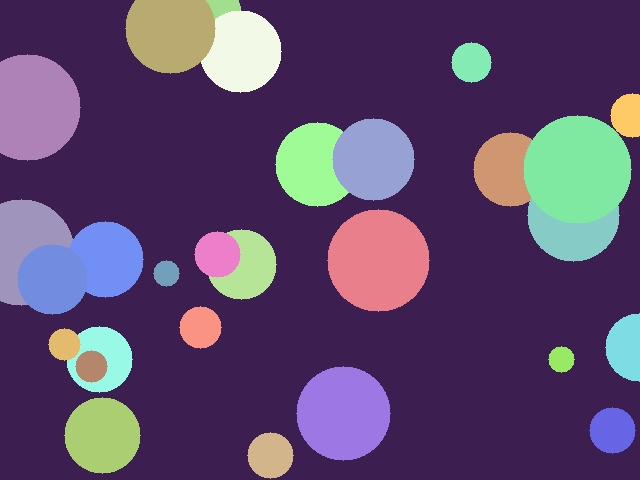
#> input picture Modul01 - Pendahuluan Komputer Vision/praktikum/image/abstrak.jpg, 640 x 480 px; its folder holds only this picture in this run
$ python 15_image_retrieval.py
#> lines starting #> are read from the running program, lines starting #| are printed output that depends on the picture
"""
==========================================================================
PERCOBAAN 15: IMAGE RETRIEVAL MENGGUNAKAN FEATURE MATCHING
==========================================================================
Program ini membangun sistem image retrieval sederhana menggunakan
feature matching. Sistem ini membuat "database" dari semua gambar di
folder IMAGE_DIR, mengekstrak fitur ORB dari setiap gambar, kemudian
untuk sebuah query image, mencocokkan fitur dengan seluruh database
dan meranking gambar berdasarkan skor kemiripan.

Konsep yang dipelajari:
- Content-Based Image Retrieval (CBIR) menggunakan fitur lokal
- Membangun database fitur dari kumpulan gambar
- Feature extraction menggunakan ORB untuk kecepatan
- Brute-Force matching untuk mencocokkan fitur antar gambar
- Scoring: menghitung skor kemiripan berdasarkan jumlah good matches
- Ranking gambar berdasarkan skor kemiripan tertinggi
- Retrieval evaluation: apakah gambar relevan ditemukan?

Fungsi utama yang dipelajari:
- cv2.ORB_create()        : Membuat detektor dan deskriptor ORB
- cv2.BFMatcher()         : Brute-Force matcher dengan Hamming distance
- detectAndCompute()      : Mendeteksi keypoint dan menghitung deskriptor
- matcher.knnMatch()      : K-Nearest Neighbor matching
- sorted()                : Mengurutkan hasil berdasarkan skor

Hasil: Visualisasi top-5 gambar paling mirip untuk setiap query
==========================================================================
"""

# Mengimpor library OpenCV untuk pemrosesan gambar dan fitur
import cv2

# Mengimpor NumPy untuk operasi array dan matriks numerik
import numpy as np

# Mengimpor os untuk operasi path file dan folder
import os

# Mengimpor matplotlib untuk menyimpan visualisasi hasil
import matplotlib.pyplot as plt

# Mengimpor time untuk mengukur waktu pemrosesan
import time

# Mengimpor glob untuk mencari file dengan pola tertentu
import glob

# Mendapatkan direktori tempat script ini berada
SCRIPT_DIR = os.path.dirname(os.path.abspath(__file__))

# Mendefinisikan path folder gambar input
IMAGE_DIR = os.path.join(SCRIPT_DIR, "image")

# Mendefinisikan path folder output untuk menyimpan hasil
OUTPUT_DIR = os.path.join(SCRIPT_DIR, "output")

# Membuat folder output jika belum ada
os.makedirs(OUTPUT_DIR, exist_ok=True)

# Menampilkan judul percobaan
print("=" * 60)
print("PERCOBAAN 15: IMAGE RETRIEVAL MENGGUNAKAN FEATURE MATCHING")
print("=" * 60)

# ============================================================
# 1. Membangun Database Gambar
# ============================================================

# Menampilkan header bagian
print("\n--- 1. Membangun Database Gambar ---")

# Mencari semua file gambar jpg di folder IMAGE_DIR
daftar_file = glob.glob(os.path.join(IMAGE_DIR, "*.jpg"))

# Memeriksa apakah ada gambar yang ditemukan
if len(daftar_file) == 0:
    print("[ERROR] Tidak ada gambar ditemukan! Jalankan download_image.py terlebih dahulu.")
    exit()

# Menampilkan jumlah gambar yang ditemukan
print(f"[INFO] Ditemukan {len(daftar_file)} gambar di database")

# Menyiapkan list untuk menyimpan data database
database = []

# Membuat detektor ORB dengan jumlah fitur maksimum 1000
orb = cv2.ORB_create(nfeatures=1000)

# Membuat matcher Brute-Force dengan Hamming distance
bf = cv2.BFMatcher(cv2.NORM_HAMMING, crossCheck=False)

# Menampilkan proses ekstraksi fitur
print("[INFO] Mengekstrak fitur ORB dari setiap gambar...")

# Melakukan iterasi untuk setiap file gambar
for filepath in daftar_file:
    # Membaca gambar dari file
    img = cv2.imread(filepath)
#> img is the input picture: shape (480, 640, 3); mean B, G, R 109.1, 74.4, 93.5

    # Melewatkan file yang gagal dibaca
    if img is None:
        continue

    # Mengkonversi gambar ke grayscale
    gray = cv2.cvtColor(img, cv2.COLOR_BGR2GRAY)
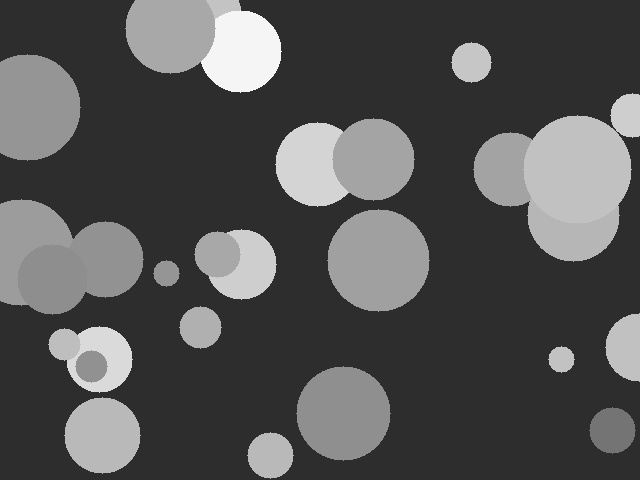
#> gray: shape (480, 640); min 37, max 252, mean 84.3

    # Mendeteksi keypoint dan menghitung deskriptor ORB
    kp, des = orb.detectAndCompute(gray, None)
#> kp = 936 keypoints; strongest (x, y, size): (199, 63, 31), (65, 361, 37.2), (199, 64, 37.2), (201, 64, 31)

    # Melewatkan gambar yang tidak memiliki deskriptor
    if des is None:
        continue

    # Mendapatkan nama file saja tanpa path
    nama_file = os.path.basename(filepath)

    # Menyimpan data gambar ke database
    database.append({
        'nama': nama_file,
        'path': filepath,
        'gambar': img,
        'keypoints': kp,
        'deskriptor': des,
        'jumlah_kp': len(kp)
    })

    # Menampilkan informasi gambar yang telah diproses
    print(f"  [OK] {nama_file}: {len(kp)} keypoints, deskriptor shape={des.shape}")
#|   [OK] abstrak.jpg: 936 keypoints, deskriptor shape=(936, 32)

# Menampilkan total gambar dalam database
print(f"\n[INFO] Total gambar dalam database: {len(database)}")
#| [INFO] Total gambar dalam database: 1

# ============================================================
# 2. Fungsi Retrieval: Mencocokkan Query dengan Database
# ============================================================

# Menampilkan header bagian
print("\n--- 2. Fungsi Image Retrieval ---")


# Mendefinisikan fungsi untuk melakukan image retrieval
def image_retrieval(query_des, database, bf_matcher, rasio_threshold=0.75):
    """
    Mencocokkan deskriptor query dengan seluruh database.
    Mengembalikan list skor kemiripan yang sudah diurutkan.
    """
    # Menyiapkan list untuk menyimpan hasil skor
    hasil_skor = []

    # Melakukan iterasi untuk setiap entri di database
    for i, entry in enumerate(database):
        # Mendapatkan deskriptor dari entri database
        des_db = entry['deskriptor']

        # Memastikan deskriptor query dan database valid
        if query_des is None or des_db is None:
            continue

        # Melakukan KNN matching dengan k=2
        try:
            matches = bf_matcher.knnMatch(query_des, des_db, k=2)
        except cv2.error:
            continue

        # Menerapkan ratio test Lowe untuk menyaring good matches
        good_matches = []
        for m_pair in matches:
            # Memastikan ada 2 tetangga terdekat
            if len(m_pair) == 2:
                m, n = m_pair
                # Memeriksa apakah match terbaik jauh lebih baik dari kedua
                if m.distance < rasio_threshold * n.distance:
                    good_matches.append(m)

        # Menghitung skor kemiripan (jumlah good matches dinormalisasi)
        skor = len(good_matches)

        # Menghitung rasio good matches terhadap total matches
        rasio = skor / max(len(matches), 1)

        # Menyimpan hasil skor untuk entri ini
        hasil_skor.append({
            'index': i,
            'nama': entry['nama'],
            'skor': skor,
            'rasio': rasio,
            'good_matches': good_matches
        })

    # Mengurutkan hasil berdasarkan skor (tertinggi dulu)
    hasil_skor.sort(key=lambda x: x['skor'], reverse=True)

    # Mengembalikan hasil yang sudah diurutkan
    return hasil_skor


# Menampilkan informasi fungsi retrieval selesai didefinisikan
print("[INFO] Fungsi image_retrieval() siap digunakan")

# ============================================================
# 3. Query 1: Mencari Gambar Mirip dengan scene_left.jpg
# ============================================================

# Menampilkan header bagian
print("\n--- 3. Query 1: scene_left.jpg ---")

# Menentukan nama file query pertama
query1_nama = "scene_left.jpg"

# Mencari entri query dalam database
query1_entry = None
for entry in database:
    if entry['nama'] == query1_nama:
        query1_entry = entry
        break
#> this loop made 1 pass

# Memeriksa apakah query ditemukan
if query1_entry is None:
    print(f"[WARNING] {query1_nama} tidak ditemukan di database, menggunakan gambar pertama")
    query1_entry = database[0]
#> query1_entry = 6 items

# Menampilkan informasi query
print(f"[INFO] Query: {query1_entry['nama']} ({query1_entry['jumlah_kp']} keypoints)")
#| [INFO] Query: abstrak.jpg (936 keypoints)

# Mengukur waktu mulai retrieval
waktu_mulai_q1 = time.time()

# Melakukan image retrieval untuk query 1
hasil_q1 = image_retrieval(query1_entry['deskriptor'], database, bf)
#> the loop in image_retrieval, `for i, entry in enumerate(database):` made 1 pass
#> (matches, skor, rasio) on pass 1: (936 matches, 870, 0.929)
#> after the loop in image_retrieval, `for i, entry in enumerate(database):`: hasil_skor = 1 item
#> hasil_q1 = 1 item

# Mengukur waktu selesai retrieval
waktu_q1 = time.time() - waktu_mulai_q1

# Menampilkan waktu retrieval
print(f"[INFO] Waktu retrieval: {waktu_q1:.3f} detik")

# Menampilkan top-5 hasil
print(f"\nTop-5 gambar paling mirip dengan {query1_entry['nama']}:")
#| Top-5 gambar paling mirip dengan abstrak.jpg:
for i, h in enumerate(hasil_q1[:5]):
    print(f"  {i+1}. {h['nama']}: skor={h['skor']}, rasio={h['rasio']:.3f}")

# Membuat visualisasi hasil query 1
fig, axes = plt.subplots(2, 3, figsize=(18, 10))

# Menampilkan gambar query di posisi pertama
axes[0, 0].imshow(cv2.cvtColor(query1_entry['gambar'], cv2.COLOR_BGR2RGB))
axes[0, 0].set_title(f"QUERY: {query1_entry['nama']}", fontsize=12, fontweight='bold')
axes[0, 0].axis('off')

# Menampilkan top-5 hasil retrieval
for i, h in enumerate(hasil_q1[:5]):
    # Menentukan posisi subplot (baris, kolom)
    row = (i + 1) // 3
    col = (i + 1) % 3

    # Mendapatkan gambar dari database
    img_hasil = database[h['index']]['gambar']

    # Menampilkan gambar hasil
    axes[row, col].imshow(cv2.cvtColor(img_hasil, cv2.COLOR_BGR2RGB))
    axes[row, col].set_title(f"#{i+1}: {h['nama']}\nSkor={h['skor']}, Rasio={h['rasio']:.3f}", fontsize=10)
    axes[row, col].axis('off')
#> this loop made 1 pass
#> (row, col) on pass 1: (0, 1)

# Menambahkan judul utama
fig.suptitle(f"Image Retrieval - Query: {query1_entry['nama']} (waktu: {waktu_q1:.3f}s)",
             fontsize=14, fontweight='bold')

# Mengatur layout agar rapi
plt.tight_layout()

# Menyimpan hasil visualisasi query 1
output_path_q1 = os.path.join(OUTPUT_DIR, "15_retrieval_query1.png")
plt.savefig(output_path_q1, dpi=150, bbox_inches='tight')
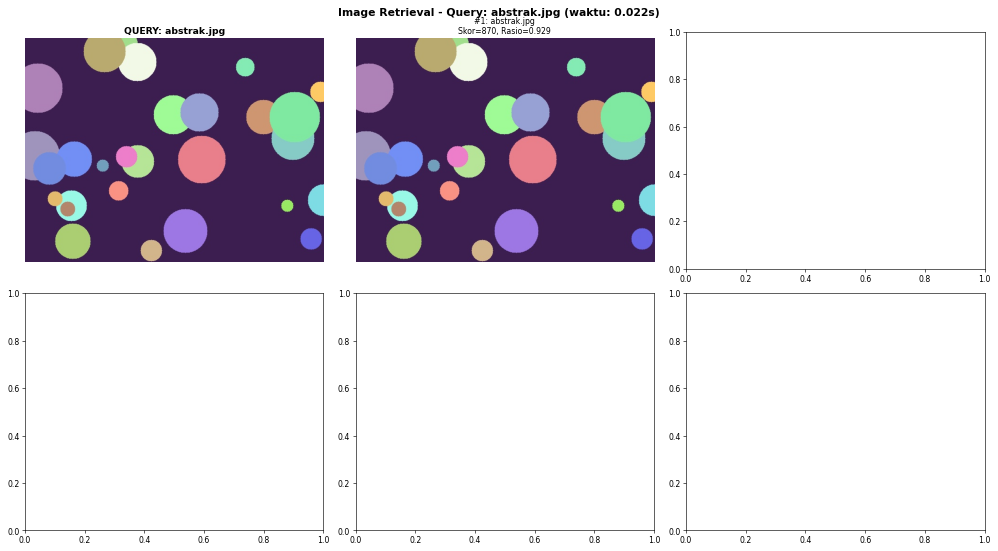
#> figure drawn by matplotlib, 2 panels
plt.close()

# Menampilkan konfirmasi penyimpanan
print(f"[SAVED] {output_path_q1}")

# ============================================================
# 4. Query 2: Mencari Gambar Mirip dengan objek_buku.jpg
# ============================================================

# Menampilkan header bagian
print("\n--- 4. Query 2: objek_buku.jpg ---")

# Menentukan nama file query kedua
query2_nama = "objek_buku.jpg"

# Mencari entri query dalam database
query2_entry = None
for entry in database:
    if entry['nama'] == query2_nama:
        query2_entry = entry
        break

# Memeriksa apakah query ditemukan
if query2_entry is None:
    print(f"[WARNING] {query2_nama} tidak ditemukan, menggunakan gambar kedua")
    query2_entry = database[1] if len(database) > 1 else database[0]
#> query2_entry = 6 items

# Menampilkan informasi query
print(f"[INFO] Query: {query2_entry['nama']} ({query2_entry['jumlah_kp']} keypoints)")
#| [INFO] Query: abstrak.jpg (936 keypoints)

# Mengukur waktu mulai retrieval
waktu_mulai_q2 = time.time()

# Melakukan image retrieval untuk query 2
hasil_q2 = image_retrieval(query2_entry['deskriptor'], database, bf)
#> the loop in image_retrieval (call 2), `for i, entry in enumerate(database):` made 1 pass
#> hasil_q2 = 1 item

# Mengukur waktu selesai retrieval
waktu_q2 = time.time() - waktu_mulai_q2

# Menampilkan waktu retrieval
print(f"[INFO] Waktu retrieval: {waktu_q2:.3f} detik")

# Menampilkan top-5 hasil
print(f"\nTop-5 gambar paling mirip dengan {query2_entry['nama']}:")
#| Top-5 gambar paling mirip dengan abstrak.jpg:
for i, h in enumerate(hasil_q2[:5]):
    print(f"  {i+1}. {h['nama']}: skor={h['skor']}, rasio={h['rasio']:.3f}")

# Membuat visualisasi hasil query 2
fig, axes = plt.subplots(2, 3, figsize=(18, 10))

# Menampilkan gambar query di posisi pertama
axes[0, 0].imshow(cv2.cvtColor(query2_entry['gambar'], cv2.COLOR_BGR2RGB))
axes[0, 0].set_title(f"QUERY: {query2_entry['nama']}", fontsize=12, fontweight='bold')
axes[0, 0].axis('off')

# Menampilkan top-5 hasil retrieval
for i, h in enumerate(hasil_q2[:5]):
    # Menentukan posisi subplot
    row = (i + 1) // 3
    col = (i + 1) % 3

    # Mendapatkan gambar dari database
    img_hasil = database[h['index']]['gambar']

    # Menampilkan gambar hasil
    axes[row, col].imshow(cv2.cvtColor(img_hasil, cv2.COLOR_BGR2RGB))
    axes[row, col].set_title(f"#{i+1}: {h['nama']}\nSkor={h['skor']}, Rasio={h['rasio']:.3f}", fontsize=10)
    axes[row, col].axis('off')

# Menambahkan judul utama
fig.suptitle(f"Image Retrieval - Query: {query2_entry['nama']} (waktu: {waktu_q2:.3f}s)",
             fontsize=14, fontweight='bold')

# Mengatur layout agar rapi
plt.tight_layout()

# Menyimpan hasil visualisasi query 2
output_path_q2 = os.path.join(OUTPUT_DIR, "15_retrieval_query2.png")
plt.savefig(output_path_q2, dpi=150, bbox_inches='tight')
plt.close()

# Menampilkan konfirmasi penyimpanan
print(f"[SAVED] {output_path_q2}")

# ============================================================
# 5. Ranking Keseluruhan: Perbandingan Skor Semua Gambar
# ============================================================

# Menampilkan header bagian
print("\n--- 5. Ranking Keseluruhan ---")

# Menyiapkan data untuk visualisasi ranking
query_names = [query1_entry['nama'], query2_entry['nama']]
#> query_names = ['abstrak.jpg', 'abstrak.jpg']
semua_hasil = [hasil_q1, hasil_q2]

# Membuat figure untuk ranking chart
fig, axes = plt.subplots(1, 2, figsize=(18, 8))

# Melakukan iterasi untuk setiap query
for idx, (q_name, hasil) in enumerate(zip(query_names, semua_hasil)):
    # Mengambil top-10 hasil (atau semua jika kurang dari 10)
    top_n = hasil[:min(10, len(hasil))]

    # Mengekstrak nama-nama gambar untuk sumbu x
    nama_list = [h['nama'][:15] for h in top_n]

    # Mengekstrak skor untuk sumbu y
    skor_list = [h['skor'] for h in top_n]

    # Membuat warna berdasarkan ranking (hijau untuk terbaik, merah untuk terburuk)
    warna = plt.cm.RdYlGn_r(np.linspace(0.2, 0.8, len(skor_list)))

    # Membuat bar chart horizontal
    bars = axes[idx].barh(range(len(nama_list)), skor_list, color=warna)

    # Mengatur label sumbu y dengan nama gambar
    axes[idx].set_yticks(range(len(nama_list)))
    axes[idx].set_yticklabels(nama_list, fontsize=9)

    # Menambahkan label skor di ujung bar
    for i, (bar, skor) in enumerate(zip(bars, skor_list)):
        axes[idx].text(bar.get_width() + 0.5, bar.get_y() + bar.get_height() / 2,
                       f'{skor}', va='center', fontsize=9)

    # Mengatur label sumbu x
    axes[idx].set_xlabel('Skor Kemiripan (Good Matches)', fontsize=11)

    # Mengatur judul subplot
    axes[idx].set_title(f'Query: {q_name}', fontsize=12, fontweight='bold')

    # Membalik urutan sumbu y agar ranking 1 di atas
    axes[idx].invert_yaxis()
#> this loop made 2 passes
#> (q_name, nama_list, skor_list, warna) on passes 1 to 2: ('abstrak.jpg', ['abstrak.jpg'], [870], [[0.4, 0.741, 0.388, 1]]), ('abstrak.jpg', ['abstrak.jpg'], [870], [[0.4, 0.741, 0.388, 1]])

# Menambahkan judul utama
fig.suptitle('Image Retrieval Ranking - Perbandingan Dua Query', fontsize=14, fontweight='bold')

# Mengatur layout agar rapi
plt.tight_layout()

# Menyimpan hasil visualisasi ranking
output_path_ranking = os.path.join(OUTPUT_DIR, "15_retrieval_ranking.png")
plt.savefig(output_path_ranking, dpi=150, bbox_inches='tight')
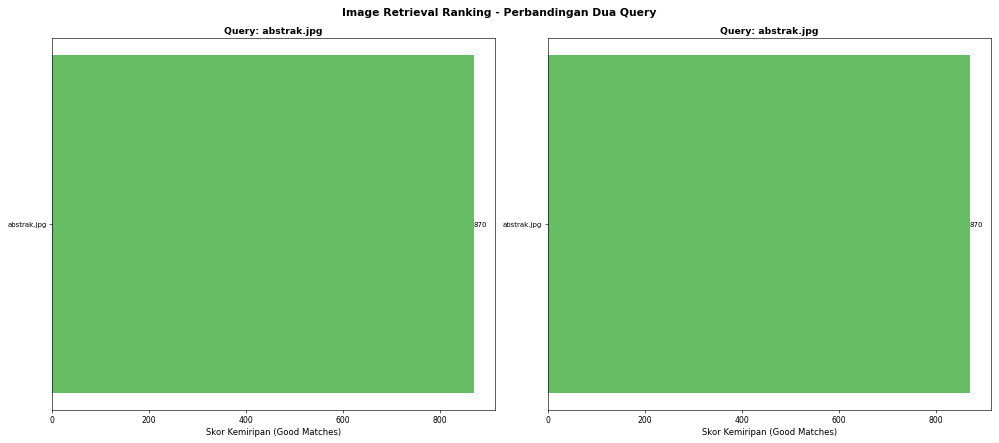
#> figure drawn by matplotlib, 2 panels
plt.close()

# Menampilkan konfirmasi penyimpanan
print(f"[SAVED] {output_path_ranking}")

# ============================================================
# 6. Statistik Database dan Analisis
# ============================================================

# Menampilkan header bagian
print("\n--- 6. Statistik Database ---")

# Menghitung total keypoint di seluruh database
total_kp = sum(entry['jumlah_kp'] for entry in database)
#> total_kp = 936

# Menampilkan total keypoint
print(f"[INFO] Total keypoint di database: {total_kp}")
#| [INFO] Total keypoint di database: 936

# Menghitung rata-rata keypoint per gambar
rata_kp = total_kp / len(database)
#> rata_kp = 936

# Menampilkan rata-rata keypoint
print(f"[INFO] Rata-rata keypoint per gambar: {rata_kp:.1f}")
#| [INFO] Rata-rata keypoint per gambar: 936.0

# Mencari gambar dengan keypoint terbanyak
max_entry = max(database, key=lambda x: x['jumlah_kp'])
#> max_entry = 6 items

# Menampilkan gambar dengan keypoint terbanyak
print(f"[INFO] Gambar dengan keypoint terbanyak: {max_entry['nama']} ({max_entry['jumlah_kp']})")
#| [INFO] Gambar dengan keypoint terbanyak: abstrak.jpg (936)

# Mencari gambar dengan keypoint tersedikit
min_entry = min(database, key=lambda x: x['jumlah_kp'])
#> min_entry = 6 items

# Menampilkan gambar dengan keypoint tersedikit
print(f"[INFO] Gambar dengan keypoint tersedikit: {min_entry['nama']} ({min_entry['jumlah_kp']})")
#| [INFO] Gambar dengan keypoint tersedikit: abstrak.jpg (936)

# Menampilkan rata-rata waktu retrieval
rata_waktu = (waktu_q1 + waktu_q2) / 2

# Menampilkan rata-rata waktu
print(f"[INFO] Rata-rata waktu retrieval: {rata_waktu:.3f} detik")

# ============================================================
# 7. Ringkasan Percobaan
# ============================================================

# Menampilkan garis pemisah ringkasan
print("\n" + "=" * 60)

# Menampilkan judul ringkasan
print("RINGKASAN PERCOBAAN 15: IMAGE RETRIEVAL MENGGUNAKAN FEATURE MATCHING")

# Menampilkan garis pemisah
print("=" * 60)

# Menampilkan konsep image retrieval
print("1. Image retrieval berbasis fitur lokal bekerja dengan")
print("   mencocokkan deskriptor antara query dan database.")

# Menampilkan tentang skor kemiripan
print("2. Skor kemiripan dihitung berdasarkan jumlah good matches")
print("   setelah ratio test Lowe (threshold 0.75).")

# Menampilkan tentang ORB + BFMatcher
print("3. ORB + BFMatcher dipilih untuk kecepatan tinggi,")
print("   cocok untuk real-time retrieval dengan database besar.")

# Menampilkan tentang ranking
print("4. Gambar diranking dari skor tertinggi ke terendah,")
print("   gambar dengan konten serupa mendapat skor tinggi.")

# Menampilkan tentang keterbatasan
print("5. Keterbatasan: ORB kurang robust terhadap perubahan")
print("   iluminasi dan skala besar dibanding SIFT.")

# Menampilkan daftar file output
print("\nFile output yang dihasilkan:")
print("  - 15_retrieval_query1.png")
print("  - 15_retrieval_query2.png")
print("  - 15_retrieval_ranking.png")

# Menampilkan garis penutup
print("=" * 60)
